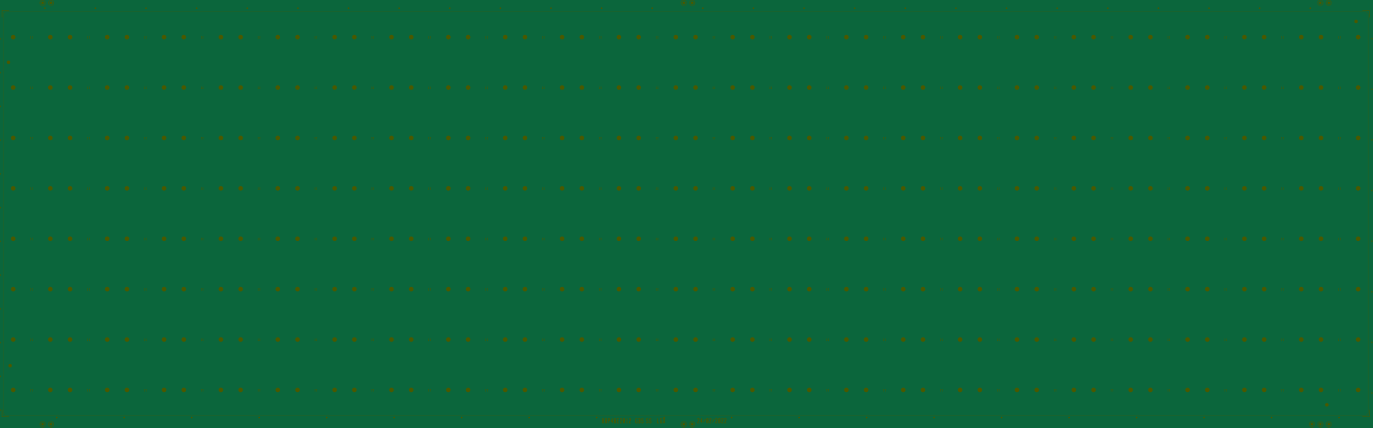
#> input picture PCB/scripts/template_matching/png/test3.png, 9605 x 2990 px, found by its file name (shown at 1/7 size)
$ python template_match.py
#> lines starting #> are read from the running program, lines starting #| are printed output that depends on the picture
"""
 -*- coding: utf-8 -*-
 author： Hao Hu
 @date   2022/3/17 3:43 PM
"""
import cv2
import numpy as np

def template_match(ori_img_path):
    ori_img = cv2.imread(ori_img_path)
#> ori_img is the input picture: shape (2990, 9605, 3); mean B, G, R 59.2, 101.8, 11.9
    img_gray = cv2.cvtColor(ori_img, cv2.COLOR_BGR2GRAY)
    template = img_gray[162:2851,227:1828]
    h, w = template.shape[:2]
#> h = 2689; w = 1601

    res = cv2.matchTemplate(img_gray, template, cv2.TM_CCOEFF_NORMED)
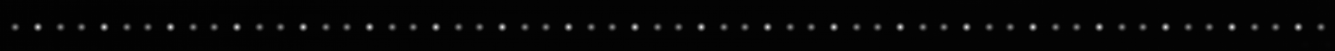
#> res: shape (302, 8005) float32 (shown at 1/6 size); min -0.0272, max 1, mean 0.000645; drawn with min black and max white
    threshold = 0.9
    # 取匹配程度大于%80的坐标

    loc = np.where(res >= threshold)
#> loc = 324 positions, rows 160 to 164, columns 225 to 7791

    # np.where返回的坐标值(x,y)是(h,w)，注意h,w的顺序
    index = 0
    for pt in zip(*loc[::-1]):
        index = index +1

        bottom_right = (pt[0] + w, pt[1] + h)
        cv2.rectangle(ori_img, pt, bottom_right, (0, 255, 0), 10)
#> this loop made 324 passes
#> (pt, bottom_right) on passes 1 to 3: ((226, 160), (1827, 2849)), ((227, 160), (1828, 2849)), ((228, 160), (1829, 2849))
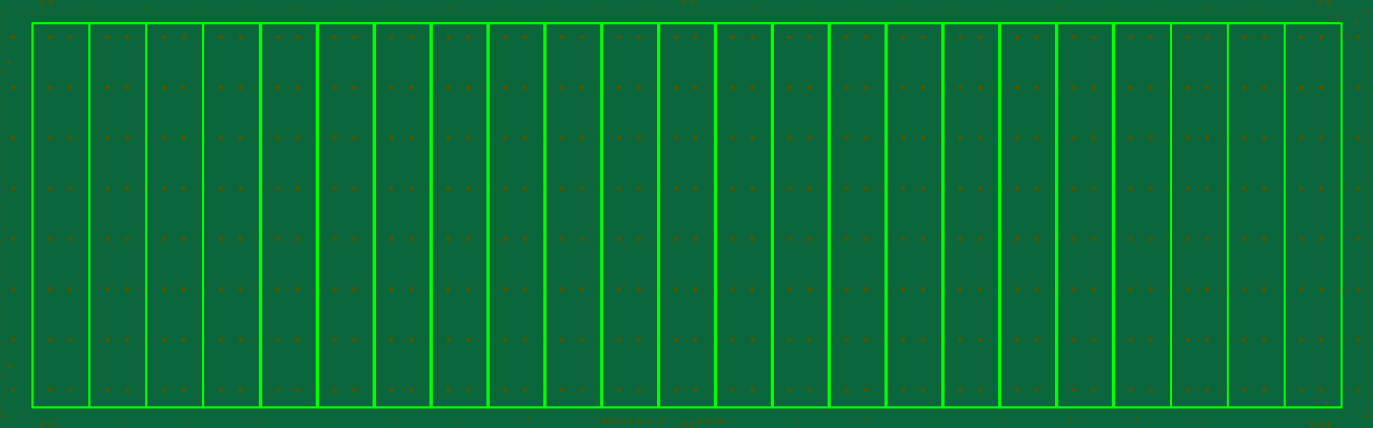
#> ori_img: shape (2990, 9605, 3) (shown at 1/7 size); mean B, G, R 55.9, 110.2, 11.2
#> after the loop, index = 324
        # [5 lines of commented-out code are left out]
    cv2.imshow('img', ori_img)
    cv2.waitKey(0)
# 1,14

def show_image(ori_img_path):
    import os
    from PIL import Image
    import matplotlib.pyplot as plt
    img = Image.open(ori_img_path)
    plt.figure("Image")  # 图像窗口名称
    plt.imshow(img)
    plt.show()


if __name__ == '__main__':
    ori_img_path = '/Users/huhao/Downloads/template/png/test3.png'
    template_match(ori_img_path)
    #show_image(ori_img_path)
